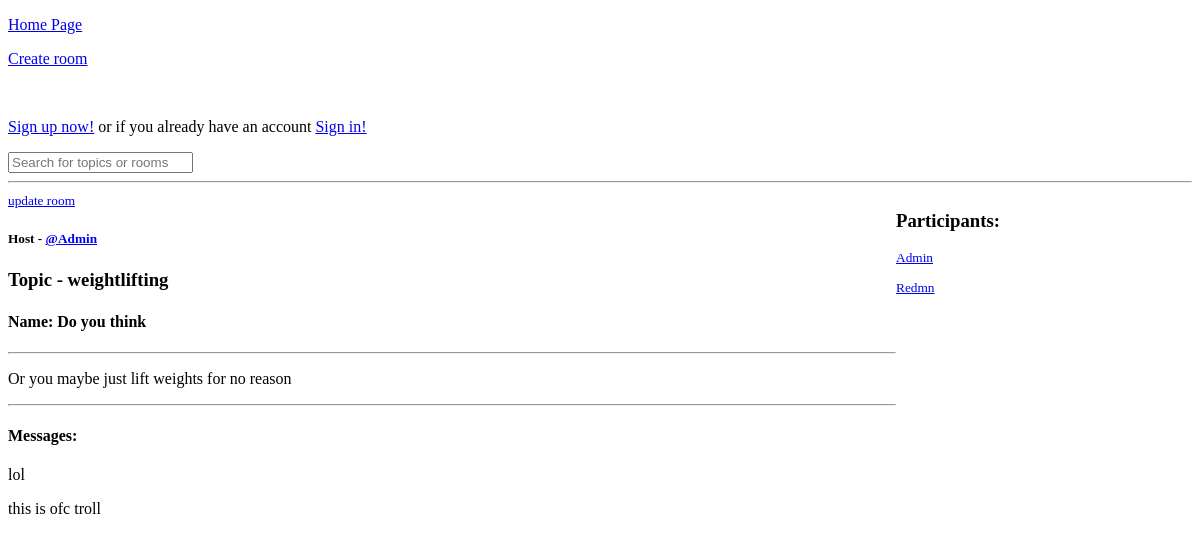
Page /room/10/ on the earlier database version.
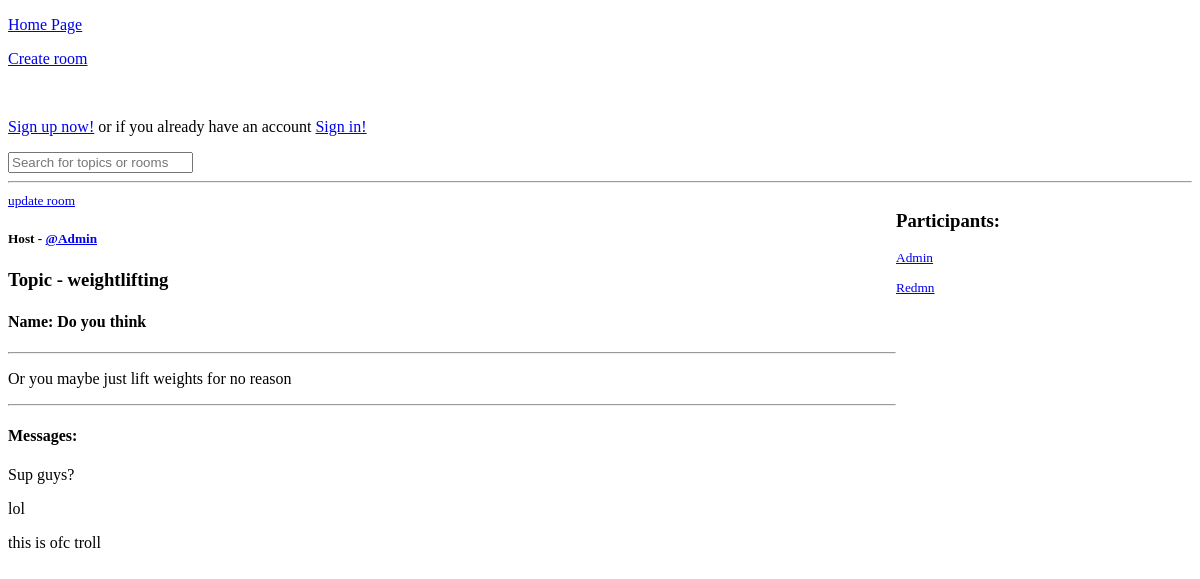
Same page on the later database version.
### base/models.py (models this page shows, shortened)
class Message(models.Model):
    user = models.ForeignKey(User, on_delete=models.CASCADE)
    room = models.ForeignKey(Room, on_delete=models.CASCADE)
    body = models.TextField()
    updated = models.DateTimeField(auto_now=True)
    created = models.DateTimeField(auto_now_add=True)
    class Meta:
        ordering = ['-updated', '-created']
    def __str__(self):
        return self.body[0:50]

class User(AbstractUser):
    name = models.CharField(max_length=200, null=True)
    email = models.EmailField(unique=True, null=True)
    bio = models.TextField(null=True)
    USERNAME_FIELD = 'email'
    REQUIRED_FIELDS = []
    def __str__(self):
        return self.username.title()

### base/views.py (the view, shortened to what this page needs)
# urls.py: path('room/<str:pk>/', room, name='room'),
def room(request, pk):
    room = get_object_or_404(Room, id=pk)
    room_messages = room.message_set.all()
    room_participants = room.participants.all()
    context = {'room': room,
               'room_messages': room_messages,
               'room_participants': room_participants}
    return render(request, 'room.html', context)

### base/models.py (called while the page is built)
    def __str__(self):
        return self.name

### base/templates/room.html (shortened to what this page needs)
{% extends 'main.html' %}
{% block content %}
    <div class="room-container">
        <div>
            <small><a href="{% url 'update-room' room.id %}">update room</a></small>
            <h5>Host - <a href="{% url 'user-profile' room.id %}">@{{ room.host }}</a></h5>
            <h3>Topic - {{ room.topic }}</h3>
            <h4>Name: {{ room.name }}</h4>
            <hr>
            <p>{{ room.description }}</p>
            <hr>
            <h4>Messages:</h4>
            {% for item in room_messages %}
                <p>{{ item }}</p>
            {% endfor %}
        </div>
        <div>
            <h3>Participants:</h3>
            {% for participant in room_participants %}
                <small><p><a href="{% url 'user-profile' participant.id %}">{{ participant }}</a></p></small>
            {% endfor %}
        </div>
    </div>
{% endblock content %}

Differences in the rows shown:
added Message: body "Sup guys?"
